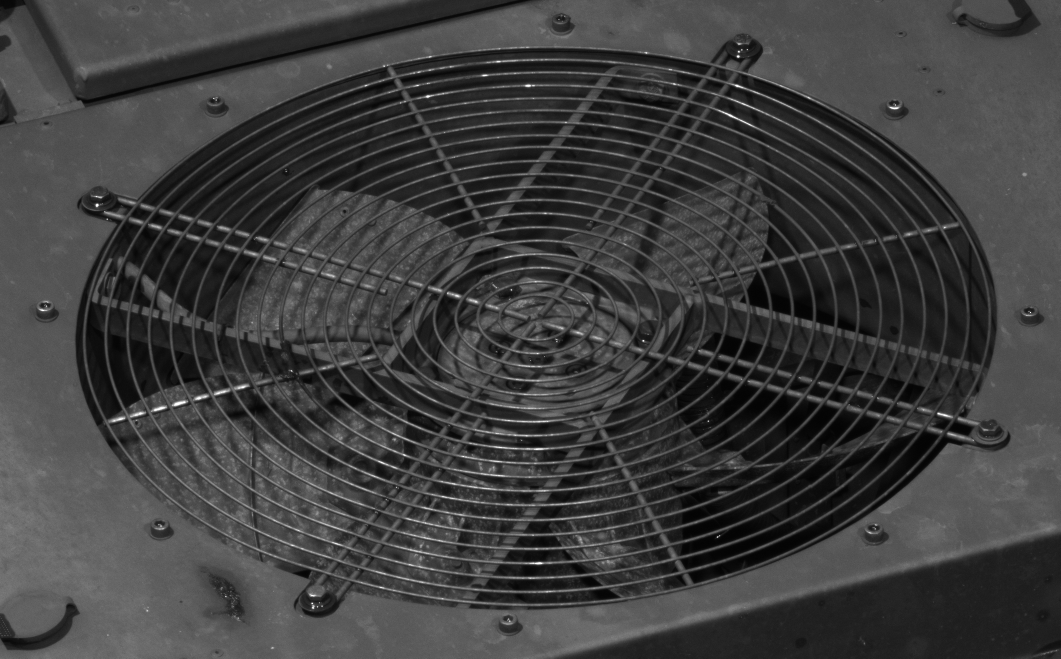
#> input picture data/06template1.png, 2121 x 1317 px, given in place of 4-OK1L.png, which was not available (shown at 1/2 size)
$ python 05templateGitterSmall.py
#> lines starting #> are read from the running program, lines starting #| are printed output that depends on the picture; after the words box and inside, x2 and y2 are one past the last pixel; in counts of white or black regions, pixels touching at a corner belong together; pictures that were not available may be replaced by others from this repository, and a replacement may not be noted
import cv2
from matplotlib import pyplot as plt

# Kleineres Template suchen
# Funktioniert dann aber nicht bei allen Bildern, bspw den neuen von Jan nicht.

# Bild vom Zug laden
# sbb_gray = cv2.imread("SBB/13L.png",  cv2.IMREAD_GRAYSCALE)
gray_img = cv2.imread("SBB/4-OK1L.png",  cv2.IMREAD_GRAYSCALE)
#> gray_img is the input picture: shape (1317, 2121); min 2, max 255, mean 62.4
img = cv2.cvtColor(gray_img, cv2.COLOR_GRAY2BGR)
img = cv2.Canny(img, threshold1=60, threshold2=110,)
#> img: shape (1317, 2121); 7.1% white in thin lines or dots

# Objekt für Template matching laden
template = cv2.imread("data/05templateSmall1.png", cv2.IMREAD_GRAYSCALE)
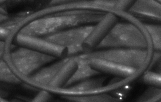
#> input picture data/05templateSmall1.png, 161 x 102 px, found by its file name
#> template is the input picture: shape (102, 161); min 7, max 255, mean 66.4
template = cv2.Canny(template, threshold1=60, threshold2=110,)
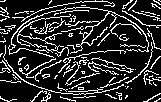
#> template: shape (102, 161); 18.3% white in thin lines or dots
w, h = template.shape[::-1]   # w,h und r,c sind vertauscht
#> w = 161; h = 102

# Blur
# k = 50
# template = cv2.blur(template, (k, k))
# img = cv2.blur(img, (k*2, k*2))

# Template suchen
res_CCOEFF = cv2.matchTemplate(img, template, cv2.TM_CCOEFF_NORMED)
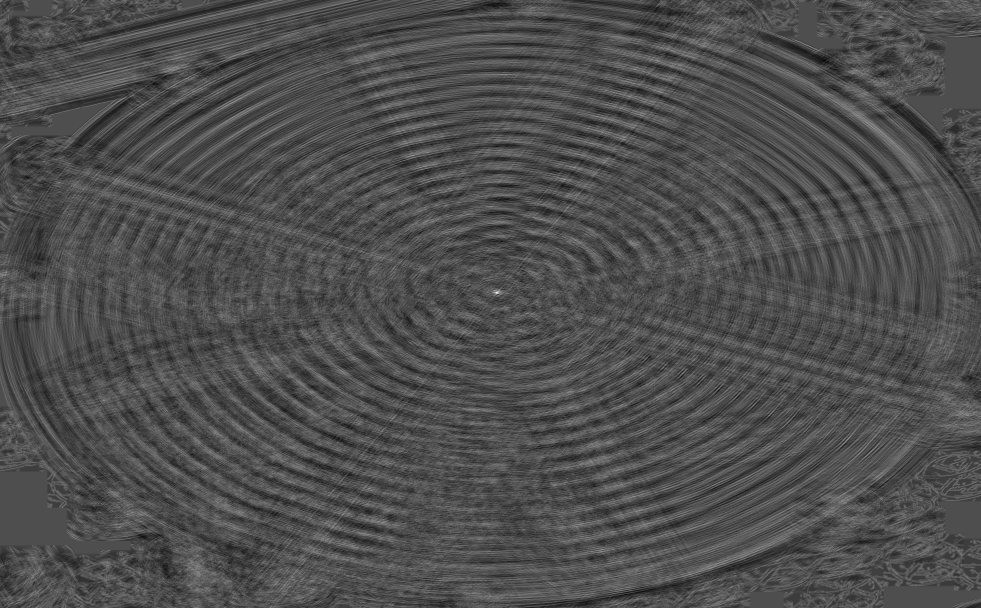
#> res_CCOEFF: shape (1216, 1961) float32 (shown at 1/2 size); min -0.0518, max 0.116, mean -0.000185; drawn with min black and max white
res_CCORR = cv2.matchTemplate(img, template, cv2.TM_CCORR_NORMED)
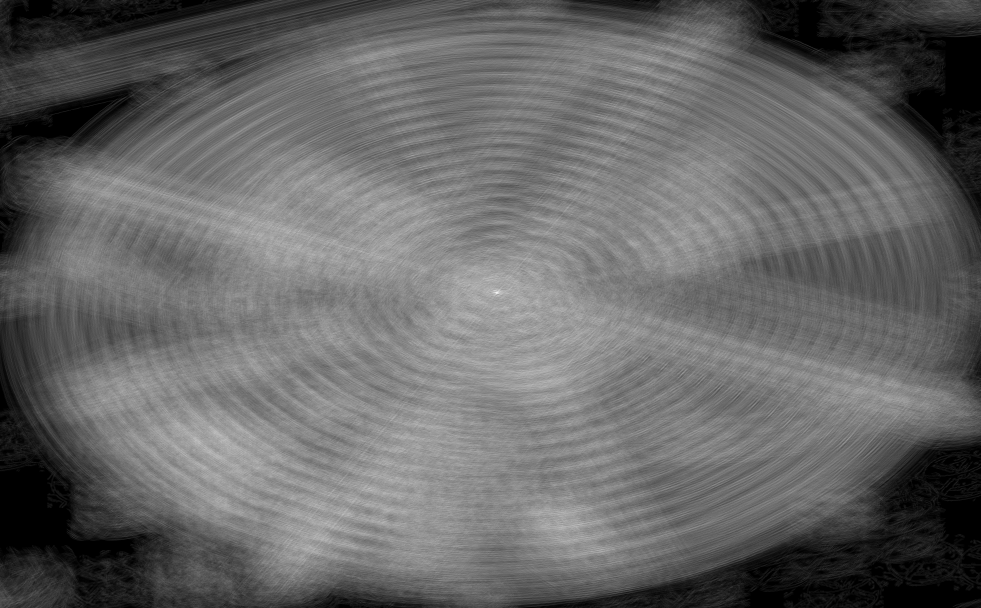
#> res_CCORR: shape (1216, 1961) float32 (shown at 1/2 size); min -1.26e-06, max 0.279, mean 0.112; drawn with min black and max white
res_SQDIFF = cv2.matchTemplate(img, template, cv2.TM_SQDIFF)
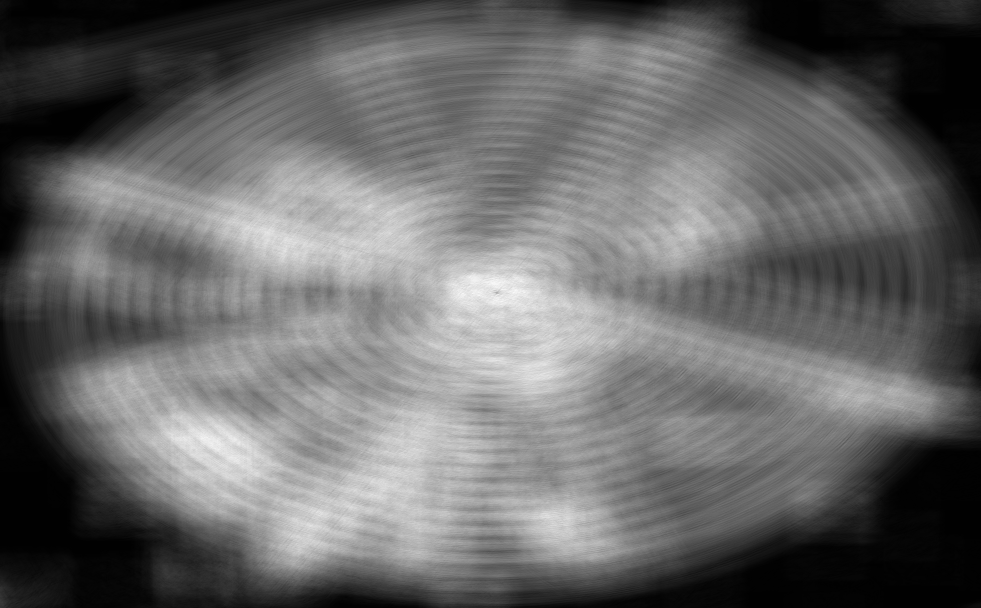
#> res_SQDIFF: shape (1216, 1961) float32 (shown at 1/2 size); min 194099616, max 331757568, mean 250202880; drawn with min black and max white


# Box für eine Methode einzeichnen
w, h = template.shape[::-1]
min_val, max_val, min_loc, max_loc = cv2.minMaxLoc(res_CCOEFF)
#> min_val = -0.0518; max_val = 0.116; min_loc = (1648, 119); max_loc = (992, 585)
top_left = max_loc
#> top_left = (992, 585)
bottom_right = (top_left[0] + w, top_left[1] + h)
#> bottom_right = (1153, 687)
cv2.rectangle(img, top_left, bottom_right, 255, 15)
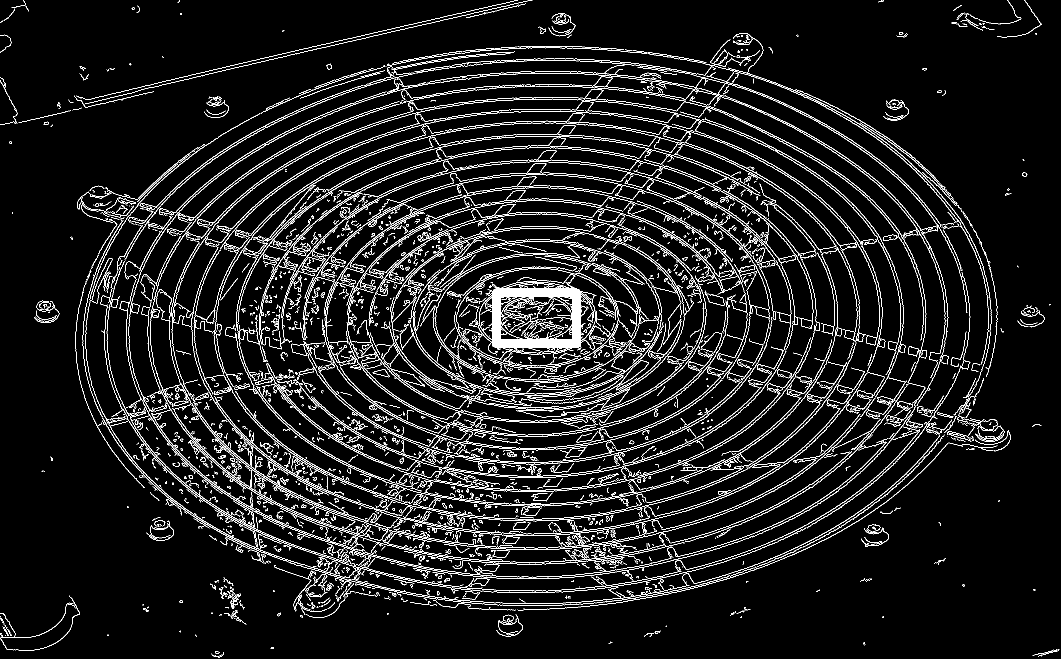
#> img: shape (1317, 2121) (shown at 1/2 size); 7.3% white in thin lines or dots


# Alles plotten
plt.subplot(221), plt.imshow(res_CCOEFF, cmap='gray')
plt.title('template matching score (TM_CCOEFF_NORMED)'), plt.xticks([]), plt.yticks([])

plt.subplot(222), plt.imshow(res_CCORR, cmap='gray')
plt.title('template matching score (TM_CCORR_NORMED)'), plt.xticks([]), plt.yticks([])

plt.subplot(223), plt.imshow(res_SQDIFF, cmap='gray')
plt.title('template matching score (TM_SQDIFF)'), plt.xticks([]), plt.yticks([])

plt.subplot(224), plt.imshow(img, cmap='gray')
plt.title('Img'), plt.xticks([]), plt.yticks([])

plt.show()


# Zentrum einzeichnen
# Pixelpos des Gittermittelpunkts im Template:
reltx, relty  = 1104, 644
reltx, relty  = 78, 55
gittermitte = (top_left[0]+reltx, top_left[1]+relty)
#> gittermitte = (1070, 640)

print(gittermitte)
#| (1070, 640)


veri = cv2.cvtColor(gray_img, cv2.COLOR_GRAY2BGR)
veri = cv2.circle(veri, gittermitte, 10, (255, 255, 0), 1)
#> veri: shape (1317, 2121, 3); under 0.01% of pixels changed, all inside (x1, y1, x2, y2) = (1060, 630, 1081, 651)

# roi = im[y1:y2, x1:x2]
s = 100
roi = veri[top_left[1]-s:bottom_right[1]+s,top_left[0]-s:bottom_right[0]+s]
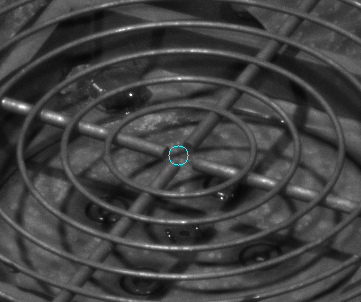
#> roi: shape (302, 361, 3); mean B, G, R 65.4, 65.4, 65.3

# Anzeigen
cv2.namedWindow('verification', cv2.WINDOW_NORMAL)
cv2.imshow('verification', roi)
# cv2.resizeWindow('image', int(w/1.5), int(h/1.5))
cv2.waitKey(0)
cv2.destroyAllWindows()
